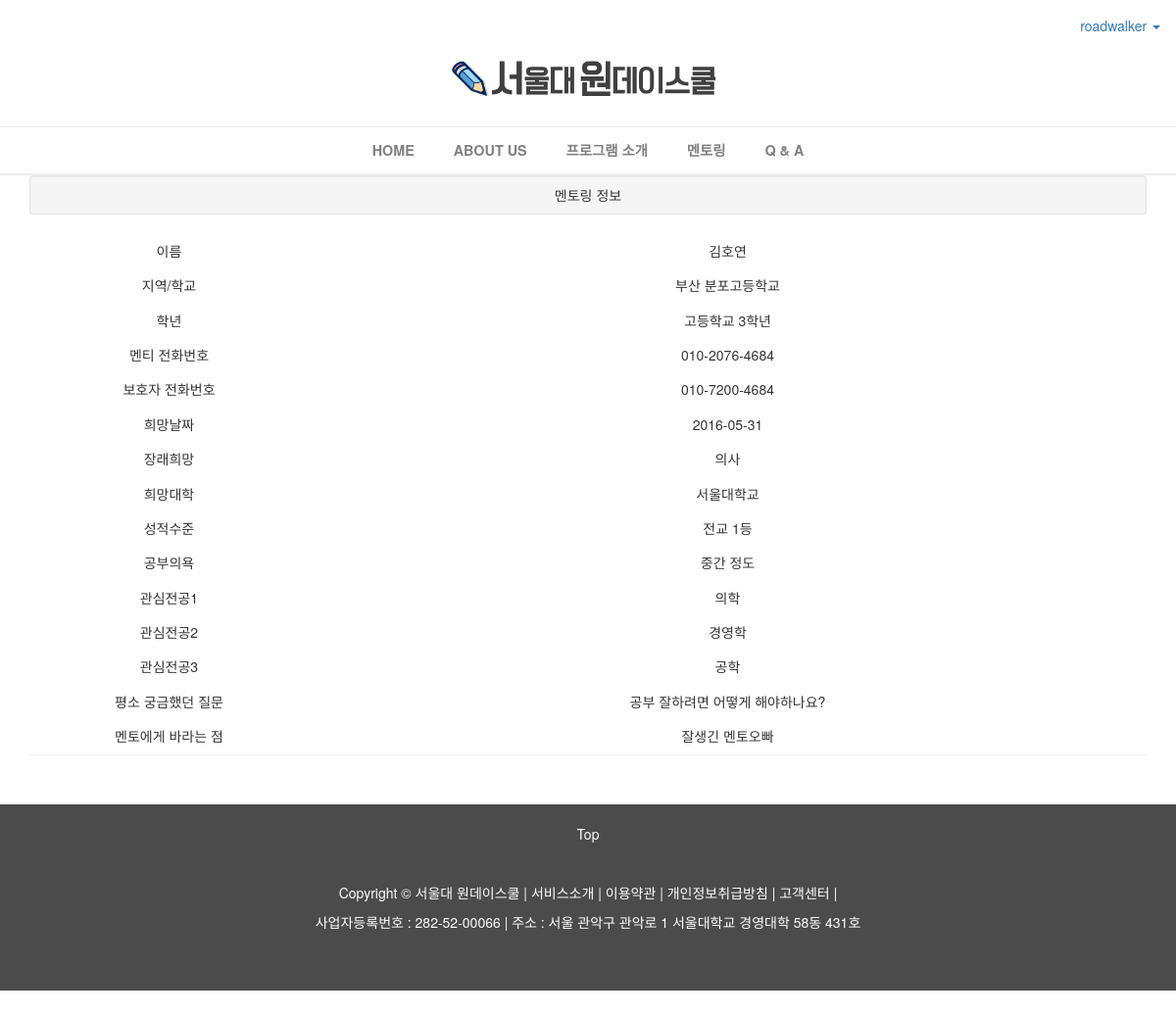
/mentoring/5/ (signed in), run on the app's committed database.
### mentoring/models.py (models this page shows, shortened)
class Mentoring(models.Model):
    created_at = models.DateTimeField(auto_now_add=True)
    author = models.ForeignKey(settings.AUTH_USER_MODEL, default='1')
    acceptor = models.CharField(max_length=20, default='1', verbose_name='멘토 전화번호')
    capacity = models.PositiveSmallIntegerField(default=0)
    name = models.CharField(max_length=20, verbose_name='이름')
    area_highschool = models.CharField(max_length=40, verbose_name='지역/학교')
    grade = models.CharField(max_length=20, verbose_name='학년')
    phone_mentee = models.CharField(max_length=20, blank=True, verbose_name='학생 전화번호')
    phone_keeper = models.CharField(max_length=20, verbose_name='보호자 전화번호')
    date = models.CharField(max_length=20, verbose_name='희망 날짜')
    wannabe = models.CharField(max_length=40, verbose_name='장래희망')
    university = models.CharField(max_length=30, verbose_name='희망대학')
    rating = models.CharField(max_length=20, verbose_name='성적수준')
    will_to_study = models.CharField(max_length=30, choices=RATING_CHOICES, verbose_name='공부의욕')
    major1 = models.CharField(max_length=40, verbose_name='관심전공1')
    major2 = models.CharField(max_length=40, verbose_name='관심전공2')
    major3 = models.CharField(max_length=40, verbose_name='관심전공3')
    questions = models.TextField(max_length=2000, verbose_name='평소 궁금했던 질문')
    requirements = models.TextField(max_length=2000, verbose_name='멘토에게 바라는 점')
    is_recommended = models.PositiveSmallIntegerField(unique=True, blank=True, null=True)

### mentoring/views.py (the view)
# urls.py: url(r'^(?P<pk>[0-9]+)/$', views.mentoring_detail, name='mentoring_detail'),
def mentoring_detail(request, pk):
    mentoring = get_object_or_404(Mentoring, pk=pk)
    try:
        plan = mentoring.plan
    except Plan.DoesNotExist:
        plan = None
    if plan:
        return render(request, 'mentoring/mentoring_detail.html', {
            'mentoring' : mentoring,
            'apply_form' : ApplyForm(),
            'plan' : plan,
                })
    else:
        return render(request, 'mentoring/mentoring_detail.html', {
            'mentoring' : mentoring,
            })

### mentoring/templates/mentoring/mentoring_detail.html (shortened to what this page needs)
{% extends 'mentoring/base.html' %}
{% load staticfiles %}
{% load bootstrap3 %}
{% block style %}
    <link rel="stylesheet" href="{% static 'mentoring_detail.css' %}" />
{% endblock %}
{% block content %}
<div class="container">
    <div class="row">
        <div class="col-md-12" style="text-align: center;">
            <div class="well well-sm">
            멘토링 정보
            </div>
            <div class="row">
                <div class="col-md-12">
                    <div class="col-sm-3">
                        <h5>이름</h5>
                    </div>
                    <div class="col-sm-9">
                        <h5>{{mentoring.name}}</h5>
                    </div>
                </div><div class="col-md-12">
                    <div class="col-sm-3">
                        <h5>지역/학교</h5>
                    </div>
                    <div class="col-sm-9">
                        <h5>{{mentoring.area_highschool}}</h5>
                    </div>
                </div><div class="col-md-12">
                    <div class="col-sm-3">
                        <h5>학년</h5>
                    </div>
                    <div class="col-sm-9">
                        <h5>{{mentoring.grade}}</h5>
                    </div>
                </div><div class="col-md-12">
                    <div class="col-sm-3">
                        <h5>멘티 전화번호</h5>
                    </div>
                    <div class="col-sm-9">
                        <h5>{{mentoring.phone_mentee}}</h5>
                    </div>
                </div><div class="col-md-12">
                    <div class="col-sm-3">
                        <h5>보호자 전화번호</h5>
                    </div>
                    <div class="col-sm-9">
                        <h5>{{mentoring.phone_keeper}}</h5>
                    </div>
                </div><div class="col-md-12">
                    <div class="col-sm-3">
                        <h5>희망날짜</h5>
                    </div>
                    <div class="col-sm-9">
                        <h5>{{mentoring.date}}</h5>
                    </div>
                </div><div class="col-md-12">
                    <div class="col-sm-3">
                        <h5>장래희망</h5>
                    </div>
                    <div class="col-sm-9">
                        <h5>{{mentoring.wannabe}}</h5>
                    </div>
                </div><div class="col-md-12">
                    <div class="col-sm-3">
                        <h5>희망대학</h5>
                    </div>
                    <div class="col-sm-9">
                        <h5>{{mentoring.university}}</h5>
                    </div>
                </div><div class="col-md-12">
                    <div class="col-sm-3">
                        <h5>성적수준</h5>
                    </div>
                    <div class="col-sm-9">
                        <h5>{{mentoring.rating}}</h5>
                    </div>
                </div><div class="col-md-12">
                    <div class="col-sm-3">
                        <h5>공부의욕</h5>
                    </div>
                    <div class="col-sm-9">
                        <h5>{{mentoring.will_to_study}}</h5>
                    </div>
                </div>
                <div class="col-md-12">
                    <div class="col-sm-3">
                        <h5>관심전공1</h5>
                    </div>
                    <div class="col-sm-9">
                        <h5>{{mentoring.major1}}</h5>
                    </div>
                </div>
                <div class="col-md-12">
                    <div class="col-sm-3">
                        <h5>관심전공2</h5>
                    </div>
                    <div class="col-sm-9">
                        <h5>{{mentoring.major2}}</h5>
                    </div>
                </div>
                <div class="col-md-12">
                    <div class="col-sm-3">
                        <h5>관심전공3</h5>
                    </div>
                    <div class="col-sm-9">
                        <h5>{{mentoring.major3}}</h5>
                    </div>
                </div>
                <div class="col-md-12">
                    <div class="col-sm-3">
                        <h5>평소 궁금했던 질문</h5>
                    </div>
                    <div class="col-sm-9">
                        <h5>{{mentoring.questions}}</h5>
                    </div>
                </div>
                <div class="col-md-12">
                    <div class="col-sm-3">
                        <h5>멘토에게 바라는 점</h5>
                    </div>
                    <div class="col-sm-9">
                        <h5>{{mentoring.requirements}}</h5>
                    </div>
                </div>
            </div>
            <hr/>
        </div>
        </div>
    </div>
{% endblock %}

### mentoring/templates/mentoring/base.html (shortened to what this page needs)
{% load staticfiles %}
<!DOCTYPE html>
<html lang="en">
<head>
    <link rel="stylesheet" href="{% static 'bootstrap-3.3.6/css/bootstrap.min.css' %}" />
{% block style %}{% endblock %}
    <link rel="stylesheet" href="https://maxcdn.bootstrapcdn.com/font-awesome/4.5.0/css/font-awesome.min.css">
</head>
<body style="min-width: 700px;">
    <nav id="top_nav" class="navbar" role="navigation" style="z-index:100;height:3vw;margin-bottom: 0px;background-color:white;">
        <div id="container">
            <div class="collapse navbar-collapse" style="text-align: center;width: 20%;float: right;" id="bs-example-navbar-collapse-1">
                {% if user.is_authenticated %}
                <ul class="nav navbar-nav navbar-right">
                    <li class="dropdown">
                        <a href="#" class="dropdown-toggle" data-toggle="dropdown">{{ user }} <b class="caret"></b></a>
                    </li>
                </ul>
                {% endif %}
            </div>
        </div>
    </nav>
    <div class="logo_wrapper" style="background-color: white;">
      <div id="logo_div">
        <div class="outer">
          <div class="inner">
            <div class="centered">
        <a href="/" style="display: block;font-size: 0;line-height: 0;"><img src='{% static 'img/sharpa_logo_3.png' %}' style="width: 30%;height: auto; margin: 0 40% 0 36.3%;display: block;font-size: 0;line-height: 0;"/></a>
            </div>
          </div>
        </div>
      </div>
    </div>
    <hr style="background-color: white;" />
      <nav class="navbar" data-spy="affix" data-offset-top="130"style="margin: 0 0 0 0;min-height: 0;" >
        <div id="menu_bar" style="background-color:white;float:center;text-align: center;" >
          <a href="/"><div id="menu"><b>HOME</b></div></a>
          <a href="/intro"><div id="menu"><b>ABOUT US</b></div></a>
          <a href="/program_info"><div id="menu"><b>프로그램 소개</b></div></a>
          <a href="/mentoring/new"><div id="menu"><b>멘토링</b></div></a>
          <a href="/Q&A"><div id="menu"><b>Q & A</b></div></a>
        </div>
      </nav>
      <hr>
{% block content %}
{% endblock %}
<footer class="text-center">
  <div class="a">
      <a href="#" style="color: rgba(254,254,254,1); text-decoration: none;">Top</a>
  </div>
  <br><br>
  <p>Copyright &copy;
    <a href="/intro">서울대 원데이스쿨</a> |
    <a href="/program_info">서비스소개</a> |
    <a href="/access_terms">이용약관</a> |
    <a href="/personal_info_terms">개인정보취급방침</a> |
    <a href="/Q&A">고객센터</a> |</p>
  <p>사업자등록번호 : 282-52-00066 | 주소 : 서울 관악구 관악로 1 서울대학교 경영대학 58동 431호</p>
</footer>
</body>
</html>

### static/mentoring_detail.css (style rules this page uses)
footer { margin: 50px 0; }

### mentoring/templates/mentoring/base.html (style rules this page uses)
hr { margin : 0 0 0 0; }
#menu_bar { width: 100%; max-height: 300px; text-align: center; opacity: 0.9; }
#menu_bar #menu { position: relative; padding: 1% 1.5% 1% 1.5%; display: inline-block; font-size: 1.2vw; text-decoration: none; color : #737373; }
footer { clear:both; background-color: rgba(75,75,75,1); color:rgba(254,254,254,1); padding: 20px 0 50px 0; }
footer p a { color:rgba(254,254,254,1); }

### data on the page
Mentoring: name "김호연", area_highschool "부산 분포고등학교", grade "고등학교 3학년", phone_mentee "010-2076-4684", phone_keeper "010-7200-4684", date "2016-05-31", wannabe "의사", university "서울대학교", rating "전교 1등", will_to_study "중간 정도", major1 "의학", major2 "경영학", major3 "공학", questions "공부 잘하려면 어떻게 해야하나요?", requirements "잘생긴 멘토오빠"

### other printed values
{{ user }} "roadwalker"
